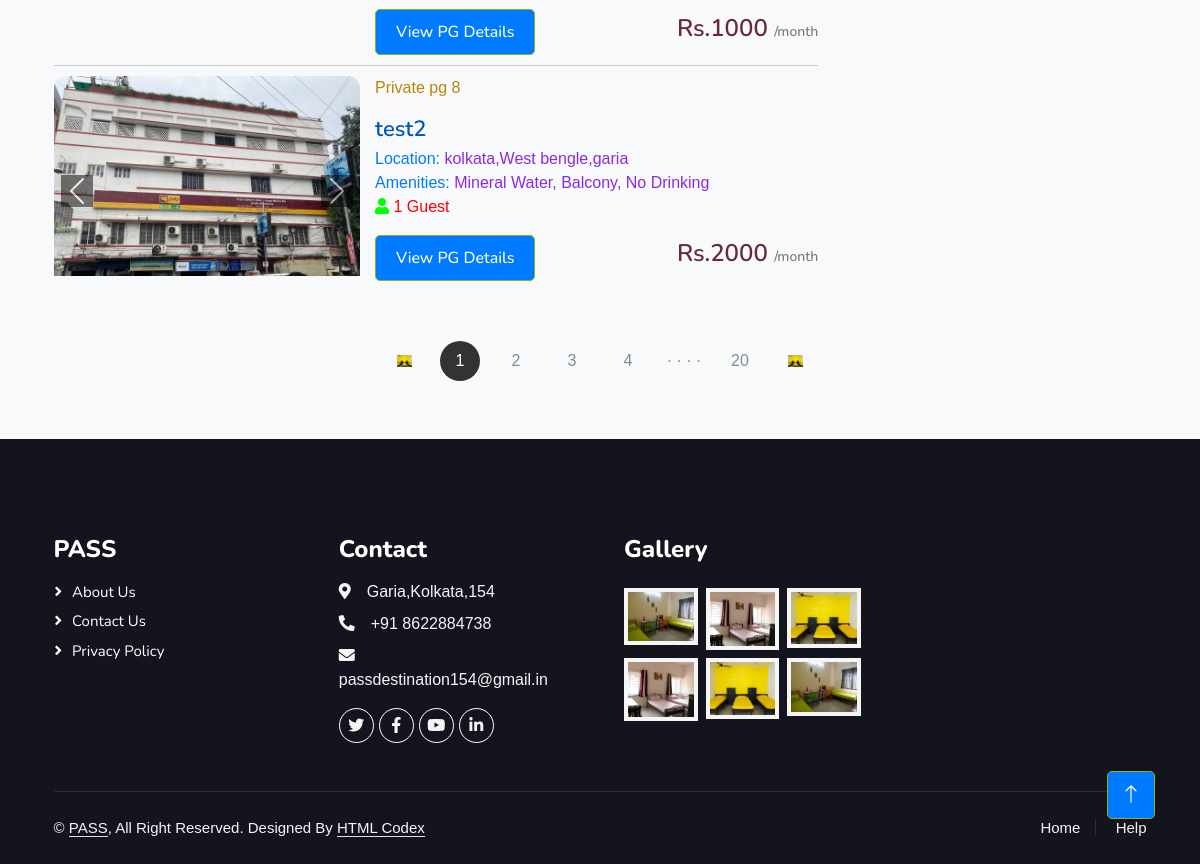
The page /listing (lower part) on the database as committed earlier.
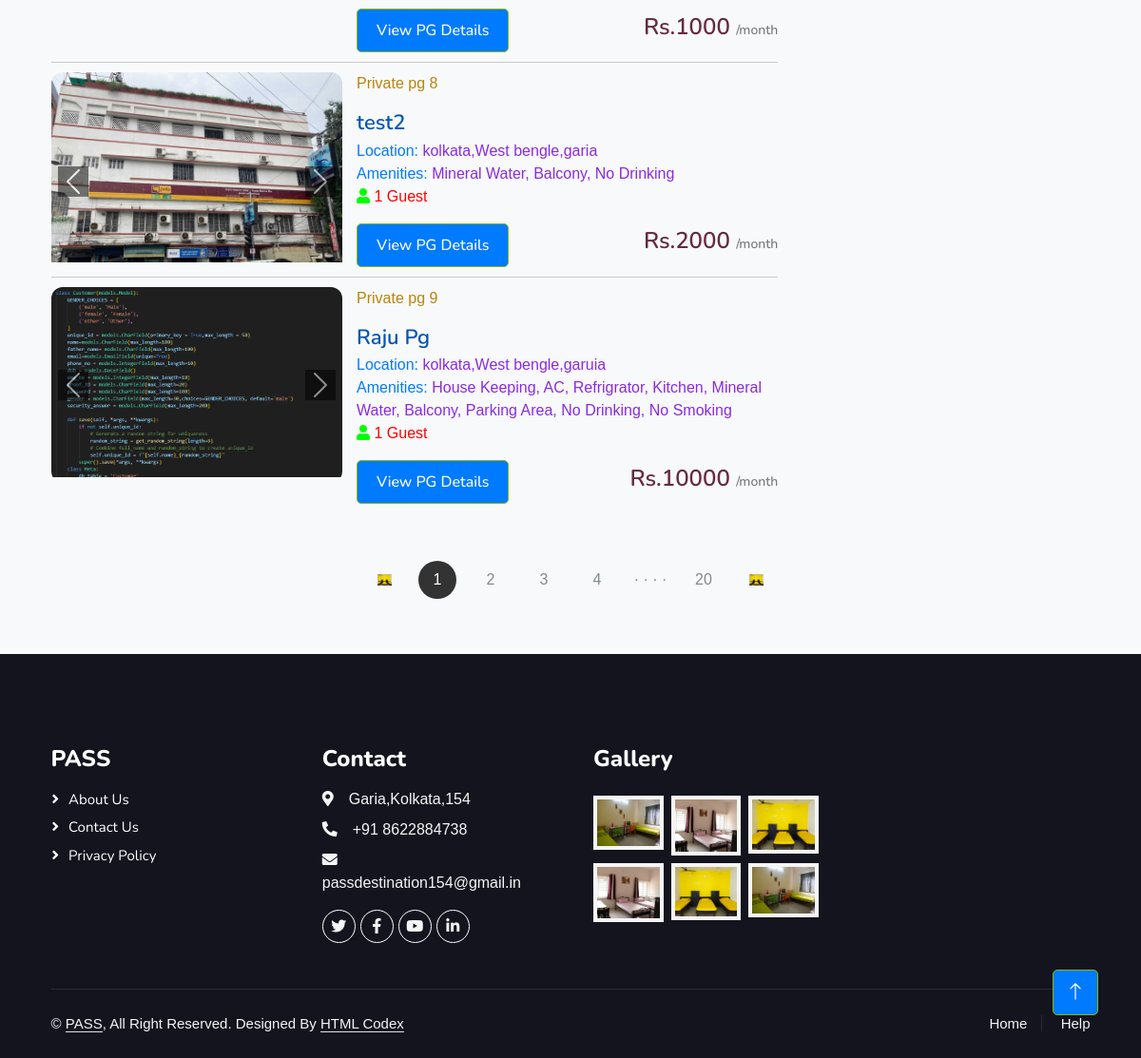
The same page on the database as committed later.
### pg/models.py (models this page shows)
class PG(models.Model):
    pgname = models.CharField(max_length=100)
    gender = models.CharField(max_length=100, choices=[
        ('male', 'Male'),
        ('female', 'Female'),
        ('other', 'Other'),
    ])
    pname = models.CharField(max_length=100)# pg name
    email = models.EmailField()
    phone_no = models.CharField(max_length=10)
    pg_rg_no = models.CharField(max_length=10,unique=True)  #p owner uniq id
    pro_address = models.CharField(max_length=1000) #land mark
    description = models.TextField()
    rent = models.CharField(max_length=50)
    property_image1 = models.ImageField(upload_to='property_images/',blank=True, null=True)
    property_image2 = models.ImageField(upload_to='property_images/',blank=True, null=True)
    property_image3 = models.ImageField(upload_to='property_images/',blank=True, null=True)
    state = models.CharField(max_length=50)
    city = models.CharField(max_length=50)
    location = models.CharField(max_length=50)
    no_of_beds = models.CharField(max_length=1)
    amenities = models.CharField(max_length=2000)
    def __str__(self):
        return self.pgname
    class Meta:
        db_table="PG"

### pg/views.py (the view)
# urls.py: path('listing',views.listing),
def listing(request):
    pg_listings = PG.objects.all()
    booking = BookDetails.objects.all()
    booked_pg_ids = [booking_item.pgid for booking_item in booking]
    available_pg_listings = pg_listings.exclude(id__in=booked_pg_ids)
    print("booked_pg_ids:", booked_pg_ids)
    print("available_pg_listings:", available_pg_listings)
    context = {
        'pg_listings': available_pg_listings,
    }
    return render(request, 'listing.html', context)

### pg/context_processors.py (called while the page is built)
def username_context(request):
    user_unique_id = request.session.get('user_unique_id')
    username = get_username(user_unique_id)
    return {'username': username}

def pgownername_context(request):
    owner_unique_id = request.session.get('owner_unique_id')
    ownername = get_pgowner(owner_unique_id)
    return {'ownername': ownername}

### pg/views.py (called while the page is built)
def get_username(unique_id):
    try:
        username = Customer.objects.get(unique_id=unique_id)
        return username
    except Customer.DoesNotExist:
        return "Unknown"

def get_pgowner(unique_id):
    try:
        ownername = PGLister.objects.get(unique_id=unique_id)
        return ownername
    except PGLister.DoesNotExist:
        return "Unknown"

### pg/templates/listing.html (shortened to what this page needs)
{% extends 'base.html' %}
{% load static %}
{% block body %}
<div class="container">
    <div class="list-container">
        <div class="left-col">
      <div id="pgListings">
        {% if pg_listings %}
        {% for pg in pg_listings %}
            <div class="house">
                <div class="house-img">
                    <div id="carouselExampleControls{{pg.id}}" class="carousel slide" data-bs-ride="carousel">
                        <div class="carousel-inner" data-bs-interval="200">
                          <div class="carousel-item active">
                            <img src="{{ pg.property_image1.url }}" class="d-block w-100" alt="...">
                          </div>
                        </div>
                        <button class="carousel-control-prev" type="button" data-bs-target="#carouselExampleControls{{pg.id}}" data-bs-slide="prev">
                          <span class="carousel-control-prev-icon" aria-hidden="true"></span>
                        </button>
                        <button class="carousel-control-next" type="button" data-bs-target="#carouselExampleControls{{pg.id}}" data-bs-slide="next">
                          <span class="carousel-control-next-icon" aria-hidden="true"></span>
                        </button>
                      </div>
                </div>
                <div class="house-info">
                  <p style="color: darkgoldenrod;">Private pg {{pg.id}}</p>
                  <h3 style="color: #0056b3;">{{ pg.pgname }}</h3>
                  <p  style="color: #007bff; padding: 0%; margin: 0%;">Location: <span style="color: blueviolet; padding: 0%;margin: 0%;">{{ pg.city}},{{ pg.state}},{{pg.location}}</span></p>
                  <p  style="color: #007bff; padding: 0%; margin: 0%;">Amenities: <span style="color: blueviolet; padding: 0%;margin: 0%;">{{ pg.amenities}}</span></p>
                  <div class="guest-info">
                    <p><i class="fas fa-user"></i> {{ pg.no_of_beds }} Guest</p>
                  </div>
                  <div class="price-info">
                      <div class="price-button">
                          <a href="show_pg/{{pg.id}}"  class="btn btn-primary">View PG Details</a>
                          <h4>Rs.{{ pg.rent }} <span>/month</span></h4>
                      </div>
                  </div>
                </div>
            </div>
            {% endfor %}
            {% else %}
            <h4 style="color: #777;">No results found.</h4>
             {% endif %}
          </div>
        </div>
        <div class="right-col">
        </div>
    </div>
    <div class="pagination">
        <img src="{% static 'img/package-3.jpg' %}" alt="">
        <span class="current">1</span>
        <span>2</span>
        <span>3</span>
        <span>4</span>
        <span>&middot &middot &middot &middot</span>
        <span>20</span>
        <img src="{% static 'img/package-3.jpg' %}" alt="">
    </div>
</div>
{% endblock body %}

### pg/templates/base.html (shortened to what this page needs)
<!DOCTYPE html>
{% load static %}
<html lang="en">
<head>
    <link href="https://cdnjs.cloudflare.com/ajax/libs/font-awesome/5.10.0/css/all.min.css" rel="stylesheet">
    <link href="https://cdn.jsdelivr.net/npm/bootstrap-icons@1.4.1/font/bootstrap-icons.css" rel="stylesheet">
    <link href="{% static 'lib/animate/animate.min.css' %}" rel="stylesheet">
    <link href="{% static 'lib/owlcarousel/assets/owl.carousel.min.css' %}" rel="stylesheet">
    <link href="{% static  'lib/tempusdominus/css/tempusdominus-bootstrap-4.min.css' %}" rel="stylesheet" />
    <link href="{% static 'css/bootstrap.min.css' %}" rel="stylesheet">
    <link href="{% static 'css/style.css' %}" rel="stylesheet">
</head>
<body>
   {% block body %}
   {% endblock body %}
    <div class="container-fluid bg-dark text-light footer pt-5 mt-5 wow fadeIn" data-wow-delay="0.1s">
        <div class="container py-5">
            <div class="row g-5">
                <div class="col-lg-3 col-md-6">
                    <h4 class="text-white mb-3">PASS</h4>
                    <a class="btn btn-link" href="/about">About Us</a>
                    <a class="btn btn-link" href="/contact">Contact Us</a>
                    <a class="btn btn-link" href="">Privacy Policy</a>
                </div>
                <div class="col-lg-3 col-md-6">
                    <h4 class="text-white mb-3">Contact</h4>
                    <p class="mb-2"><i class="fa fa-map-marker-alt me-3"></i>Garia,Kolkata,154</p>
                    <p class="mb-2"><i class="fa fa-phone-alt me-3"></i>+91 8622884738</p>
                    <p class="mb-2"><i class="fa fa-envelope me-3"></i>passdestination154@gmail.in</p>
                    <div class="d-flex pt-2">
                        <a class="btn btn-outline-light btn-social" href=""><i class="fab fa-twitter"></i></a>
                        <a class="btn btn-outline-light btn-social" href=""><i class="fab fa-facebook-f"></i></a>
                        <a class="btn btn-outline-light btn-social" href=""><i class="fab fa-youtube"></i></a>
                        <a class="btn btn-outline-light btn-social" href=""><i class="fab fa-linkedin-in"></i></a>
                    </div>
                </div>
                <div class="col-lg-3 col-md-6">
                    <h4 class="text-white mb-3">Gallery</h4>
                    <div class="row g-2 pt-2">
                        <div class="col-4">
                            <img class="img-fluid bg-light p-1" src="{% static 'img/package-1.jpg' %}" alt="">
                        </div>
                        <div class="col-4">
                            <img class="img-fluid bg-light p-1" src="{% static 'img/package-2.jpg' %}" alt="">
                        </div>
                        <div class="col-4">
                            <img class="img-fluid bg-light p-1" src="{% static 'img/package-3.jpg' %}" alt="">
                        </div>
                        <div class="col-4">
                            <img class="img-fluid bg-light p-1" src="{% static 'img/package-2.jpg' %}" alt="">
                        </div>
                        <div class="col-4">
                            <img class="img-fluid bg-light p-1" src="{% static 'img/package-3.jpg' %}" alt="">
                        </div>
                        <div class="col-4">
                            <img class="img-fluid bg-light p-1" src="{% static 'img/package-1.jpg' %}" alt="">
                        </div>
                    </div>
                </div>
            </div>
        </div>
        <div class="container">
            <div class="copyright">
                <div class="row">
                    <div class="col-md-6 text-center text-md-start mb-3 mb-md-0">
                        &copy; <a class="border-bottom" href="/home">PASS</a>, All Right Reserved.
                        Designed By <a class="border-bottom" href="https://htmlcodex.com">HTML Codex</a>
                    </div>
                    <div class="col-md-6 text-center text-md-end">
                        <div class="footer-menu">
                            <a href="">Home</a>
                            <a href="">Help</a>
                        </div>
                    </div>
                </div>
            </div>
        </div>
    </div>
    <a href="#" class="btn btn-lg btn-primary btn-lg-square back-to-top"><i class="bi bi-arrow-up"></i></a>
</body>
</html>

### pg/static/css/style.css (style rules this page uses)
:root { --primary: #86B817; --secondary: #FE8800; --light: #F5F5F5; --dark: #14141F; }
.back-to-top { position: fixed; display: none; right: 45px; bottom: 45px; z-index: 99; }
.btn { font-family: 'Nunito', sans-serif; font-weight: 600; transition: .5s; }
.btn.btn-primary, .btn.btn-secondary { color: #FFFFFF; }
.btn-lg-square { width: 48px; height: 48px; }
.btn-square, .btn-sm-square, .btn-lg-square { padding: 0; display: flex; align-items: center; justify-content: center; font-weight: normal; border-radius: 0px; }
.footer .btn.btn-social { margin-right: 5px; width: 35px; height: 35px; display: flex; align-items: center; justify-content: center; color: var(--light); font-weight: normal; border: 1px solid #FFFFFF; border-radius: 35px; transition: .3s; }
.footer .btn.btn-link { display: block; margin-bottom: 5px; padding: 0; text-align: left; color: #FFFFFF; font-size: 15px; font-weight: normal; text-transform: capitalize; transition: .3s; }
.footer .btn.btn-link::before { position: relative; content: "\f105"; font-family: "Font Awesome 5 Free"; font-weight: 900; margin-right: 10px; }
.footer .copyright { padding: 25px 0; font-size: 15px; border-top: 1px solid rgba(256, 256, 256, .1); }
.footer .copyright a { color: var(--light); }
.footer .footer-menu a { margin-right: 15px; padding-right: 15px; border-right: 1px solid rgba(255, 255, 255, .1); }
.footer .footer-menu a:last-child { margin-right: 0; padding-right: 0; border-right: none; }
body { background-color: #f8f9fa; font-family: Arial, sans-serif; }

Rows that differ between the two databases and show on the page:
added PG: property_image1 (picture), id "9", pgname "Raju Pg", city "kolkata", state "West bengle", location "garuia", amenities "House Keeping, AC, Refrigrator, Kitchen, Mineral Water, Balcony, Parking Area, No Drinking, No Smoking", no_of_beds "1", rent "10000"
